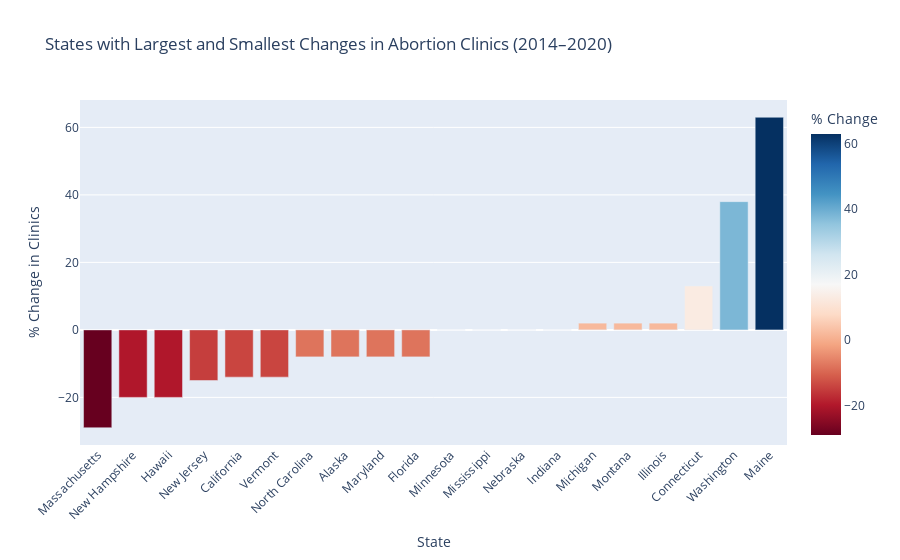

This figure's notebook cell:
### Code cell
fig = px.bar(
    extreme_10s,
    x='U.S. State',
    y='Percent Change',
    color='Percent Change',
    color_continuous_scale='RdBu',
    title="States with Largest and Smallest Changes in Abortion Clinics (2014–2020)",
    labels = {'Percent Change': '% Change'}
)

fig.update_layout(
    xaxis_title='State',
    yaxis_title='% Change in Clinics',
    xaxis_tickangle=-45
)

fig.show()

### Figure 1 — Plotly figure (JSON) as saved in the notebook; plotly's stock layout.template omitted (floating-point values rounded to 4 significant figures)
{"data": [{"alignmentgroup": "True", "hovertemplate": "U.S. State=%{x}<br>% Change=%{marker.color}<extra></extra>", "legendgroup": "", "marker": {"color": [-29, -20, -20, -15, -14, -14, -8, -8, -8, -8, 0, 0, 0, 0, 2, 2, 2, 13, 38, 63], "coloraxis": "coloraxis", "pattern": {"shape": ""}}, "name": "", "offsetgroup": "", "orientation": "v", "showlegend": false, "textposition": "auto", "type": "bar", "x": ["Massachusetts", "New Hampshire", "Hawaii", "New Jersey", "California", "Vermont", "North Carolina", "Alaska", "Maryland", "Florida", "Minnesota", "Mississippi", "Nebraska", "Indiana", "Michigan", "Montana", "Illinois", "Connecticut", "Washington", "Maine"], "xaxis": "x", "y": [-29, -20, -20, -15, -14, -14, -8, -8, -8, -8, 0, 0, 0, 0, 2, 2, 2, 13, 38, 63], "yaxis": "y"}], "layout": {"barmode": "relative", "coloraxis": {"colorbar": {"title": {"text": "% Change"}}, "colorscale": [[0, "rgb(103,0,31)"], [0.1, "rgb(178,24,43)"], [0.2, "rgb(214,96,77)"], [0.3, "rgb(244,165,130)"], [0.4, "rgb(253,219,199)"], [0.5, "rgb(247,247,247)"], [0.6, "rgb(209,229,240)"], [0.7, "rgb(146,197,222)"], [0.8, "rgb(67,147,195)"], [0.9, "rgb(33,102,172)"], [1, "rgb(5,48,97)"]]}, "legend": {"tracegroupgap": 0}, "title": {"text": "States with Largest and Smallest Changes in Abortion Clinics (2014–2020)"}, "xaxis": {"anchor": "y", "domain": [0, 1], "tickangle": -45, "title": {"text": "State"}}, "yaxis": {"anchor": "x", "domain": [0, 1], "title": {"text": "% Change in Clinics"}}}}
